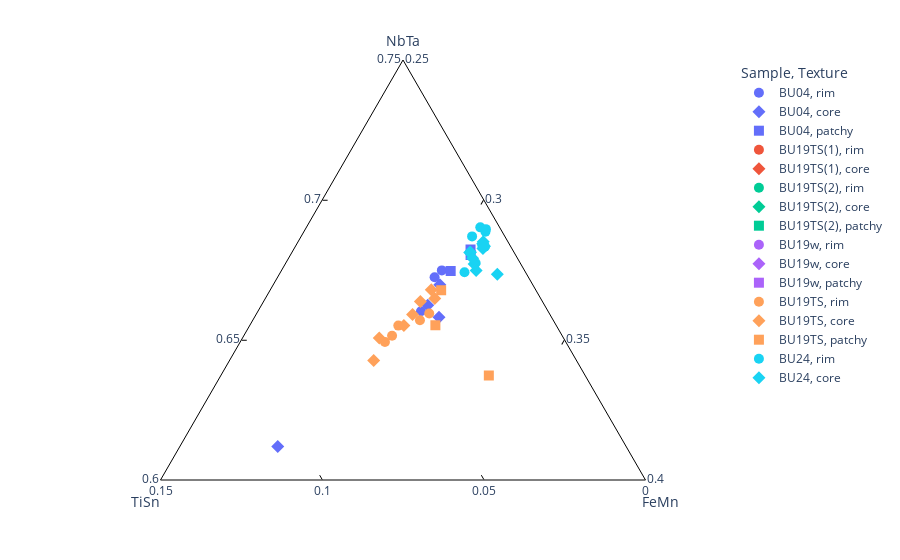

The code cell stored with this chart in its notebook:
### Code cell
# --- ternary plot of normalized subset

fig2 = px.scatter_ternary(df_subset_normalized, a=A, b=B, c=C,
                          color="Sample",hover_data=['Comment'],symbol="Texture")#,range_color=[1,5],color_continuous_scale='Inferno'))

fig2.update_traces(marker=dict(size=10),
                  selector=dict(mode='markers'))

fig2.update_ternaries(bgcolor="white")

fig2.update_ternaries(aaxis_linecolor='black',aaxis_tickcolor='black',aaxis_ticks='inside',aaxis_showgrid=False,
                      baxis_linecolor='black',baxis_tickcolor='black',baxis_ticks='inside',baxis_showgrid=False,
                      caxis_linecolor='black',caxis_tickcolor='black',caxis_ticks='inside',caxis_showgrid=False)

# fig2.update_ternaries(aaxis_min=0,baxis_min=0.7,caxis_min=0)
fig2.update_ternaries(aaxis_min=0.6,baxis_min=0,caxis_min=0.25)

fig2.write_image("CGM_ternary_NbTa-TiSn-FeMn.pdf")
fig2.show()

### Figure 1 — Plotly figure (JSON) as saved in the notebook; plotly's stock layout.template omitted (floating-point values rounded to 4 significant figures)
{"data": [{"a": [15.49, 67.49, 67.24, 66.03, 28.82], "b": [74.34, 2.555, 2.903, 3.931, 55.66], "c": [10.17, 29.96, 29.86, 30.04, 15.52], "customdata": [["BU04-Rut2.2"], ["BU04-Ore1.3 "], ["BU04-Ore1.4 "], ["BU04-Ore1.9 "], ["BU04-Ore2_coltan1 "]], "hovertemplate": "Sample=BU04<br>Texture=rim<br>NbTa=%{a}<br>TiSn=%{b}<br>FeMn=%{c}<br>Comment=%{customdata[0]}<extra></extra>", "legendgroup": "BU04, rim", "marker": {"color": "#636efa", "size": 10, "symbol": "circle"}, "mode": "markers", "name": "BU04, rim", "showlegend": true, "subplot": "ternary", "type": "scatterternary"}, {"a": [13.28, 66.98, 65.81, 66.24, 61.2], "b": [78.37, 2.875, 3.479, 3.613, 10.78], "c": [8.347, 30.15, 30.71, 30.15, 28.03], "customdata": [["BU04-Rut2.3"], ["BU04-Ore1.5 "], ["BU04-Ore1.6 "], ["BU04-Ore1.7 "], ["BU04-Ore2_coltan2 "]], "hovertemplate": "Sample=BU04<br>Texture=core<br>NbTa=%{a}<br>TiSn=%{b}<br>FeMn=%{c}<br>Comment=%{customdata[0]}<extra></extra>", "legendgroup": "BU04, core", "marker": {"color": "#636efa", "size": 10, "symbol": "diamond"}, "mode": "markers", "name": "BU04, core", "showlegend": true, "subplot": "ternary", "type": "scatterternary"}, {"a": [68.04, 67.47, 68.23], "b": [1.391, 2.292, 1.294], "c": [30.57, 30.24, 30.47], "customdata": [["BU04-Ore1.2 "], ["BU04-Ore1.8 "], ["BU04-Ore1.10 "]], "hovertemplate": "Sample=BU04<br>Texture=patchy<br>NbTa=%{a}<br>TiSn=%{b}<br>FeMn=%{c}<br>Comment=%{customdata[0]}<extra></extra>", "legendgroup": "BU04, patchy", "marker": {"color": "#636efa", "size": 10, "symbol": "square"}, "mode": "markers", "name": "BU04, patchy", "showlegend": true, "subplot": "ternary", "type": "scatterternary"}, {"a": [3.068], "b": [93.95], "c": [2.983], "customdata": [["BU19TS(1)-Rut2.2"]], "hovertemplate": "Sample=BU19TS(1)<br>Texture=rim<br>NbTa=%{a}<br>TiSn=%{b}<br>FeMn=%{c}<br>Comment=%{customdata[0]}<extra></extra>", "legendgroup": "BU19TS(1), rim", "marker": {"color": "#EF553B", "size": 10, "symbol": "circle"}, "mode": "markers", "name": "BU19TS(1), rim", "showlegend": true, "subplot": "ternary", "type": "scatterternary"}, {"a": [6.746, 6.298, 3.762], "b": [88.37, 88.85, 92.78], "c": [4.882, 4.853, 3.462], "customdata": [["BU19TS(1)-rutile1.3"], ["BU19TS(1)-rutile1.4"], ["BU19TS(1)-Rut2.1"]], "hovertemplate": "Sample=BU19TS(1)<br>Texture=core<br>NbTa=%{a}<br>TiSn=%{b}<br>FeMn=%{c}<br>Comment=%{customdata[0]}<extra></extra>", "legendgroup": "BU19TS(1), core", "marker": {"color": "#EF553B", "size": 10, "symbol": "diamond"}, "mode": "markers", "name": "BU19TS(1), core", "showlegend": true, "subplot": "ternary", "type": "scatterternary"}, {"a": [10.91, 9.59, 14.77, 10.36, 11.05, 9.751, 7.006], "b": [81.15, 84.05, 75.56, 81.56, 82.77, 84.81, 87.82], "c": [7.94, 6.359, 9.67, 8.081, 6.188, 5.444, 5.169], "customdata": [["BU19TS(2)-ore1.3"], ["BU19TS(2)-ore1.5"], ["BU19TS(2)-ore2.1"], ["BU19TS(2)-ore2.5"], ["BU19TS(2)-ore3a.3"], ["BU19TS(2)-ore3b.2"], ["BU19TS(2)-ore3d.1"]], "hovertemplate": "Sample=BU19TS(2)<br>Texture=rim<br>NbTa=%{a}<br>TiSn=%{b}<br>FeMn=%{c}<br>Comment=%{customdata[0]}<extra></extra>", "legendgroup": "BU19TS(2), rim", "marker": {"color": "#00cc96", "size": 10, "symbol": "circle"}, "mode": "markers", "name": "BU19TS(2), rim", "showlegend": true, "subplot": "ternary", "type": "scatterternary"}, {"a": [8.387, 8.178, 8.136, 11.97, 10.6, 8.591, 9.726, 10.39, 12.46, 8.953, 12.4, 9.056, 11.67, 9.0], "b": [85.52, 86.07, 86.96, 81.11, 83.22, 84.87, 84.84, 83.67, 80.25, 85.93, 80.78, 85.38, 79.95, 85.02], "c": [6.089, 5.748, 4.9, 6.921, 6.185, 6.538, 5.433, 5.945, 7.286, 5.118, 6.824, 5.569, 8.377, 5.983], "customdata": [["BU19TS(2)-ore1.2"], ["BU19TS(2)-ore1.4"], ["BU19TS(2)-ore2.2"], ["BU19TS(2)-ore2.3"], ["BU19TS(2)-ore3a.1"], ["BU19TS(2)-ore3a.2"], ["BU19TS(2)-ore3b.1"], ["BU19TS(2)-ore3c.1"], ["BU19TS(2)-ore3c.2"], ["BU19TS(2)-ore3d.2"], ["BU19TS(2)-ore3d.3"], ["BU19TS(2)-Ore4.1"], ["BU19TS(2)-Ore4.2"], ["BU19TS(2)-Ore4.4"]], "hovertemplate": "Sample=BU19TS(2)<br>Texture=core<br>NbTa=%{a}<br>TiSn=%{b}<br>FeMn=%{c}<br>Comment=%{customdata[0]}<extra></extra>", "legendgroup": "BU19TS(2), core", "marker": {"color": "#00cc96", "size": 10, "symbol": "diamond"}, "mode": "markers", "name": "BU19TS(2), core", "showlegend": true, "subplot": "ternary", "type": "scatterternary"}, {"a": [10.04, 9.014, 10.36, 10.1], "b": [81.95, 84.45, 81.71, 83.54], "c": [8.011, 6.535, 7.934, 6.359], "customdata": [["BU19TS(2)-ore1.1"], ["BU19TS(2)-ore1.6"], ["BU19TS(2)-ore2.4"], ["BU19TS(2)-Ore4.3"]], "hovertemplate": "Sample=BU19TS(2)<br>Texture=patchy<br>NbTa=%{a}<br>TiSn=%{b}<br>FeMn=%{c}<br>Comment=%{customdata[0]}<extra></extra>", "legendgroup": "BU19TS(2), patchy", "marker": {"color": "#00cc96", "size": 10, "symbol": "square"}, "mode": "markers", "name": "BU19TS(2), patchy", "showlegend": true, "subplot": "ternary", "type": "scatterternary"}, {"a": [8.663, 8.427, 10.52, 9.28, 5.817, 8.798], "b": [85.52, 85.65, 81.85, 83.62, 89.9, 85.35], "c": [5.821, 5.927, 7.635, 7.096, 4.278, 5.849], "customdata": [["BU19w-Rut2.5 "], ["BU19w-Rut2.8 "], ["BU19w-Rut3.2 "], ["BU19w-Rut3.4 "], ["BU19w-Rut4.1 "], ["BU19w-Area7_ore.3 "]], "hovertemplate": "Sample=BU19w<br>Texture=rim<br>NbTa=%{a}<br>TiSn=%{b}<br>FeMn=%{c}<br>Comment=%{customdata[0]}<extra></extra>", "legendgroup": "BU19w, rim", "marker": {"color": "#ab63fa", "size": 10, "symbol": "circle"}, "mode": "markers", "name": "BU19w, rim", "showlegend": true, "subplot": "ternary", "type": "scatterternary"}, {"a": [4.372, 9.01, 3.942, 6.731, 5.016, 2.942, 4.359, 3.345, 3.59, 7.697], "b": [92.61, 84.84, 93.91, 88.63, 91.35, 95.26, 92.33, 94.11, 93.8, 87.36], "c": [3.017, 6.147, 2.151, 4.642, 3.632, 1.799, 3.312, 2.549, 2.611, 4.948], "customdata": [["BU19w-Rut2.1"], ["BU19w-Rut2.2"], ["BU19w-Rut2.4 "], ["BU19w-Rut2.6 "], ["BU19w-Rut2.7 "], ["BU19w-Rut2b.2 "], ["BU19w-Rut2b.4 "], ["BU19w-Rut2b.5 "], ["BU19w-Rut4.2 "], ["BU19w-Area7_ore.2 "]], "hovertemplate": "Sample=BU19w<br>Texture=core<br>NbTa=%{a}<br>TiSn=%{b}<br>FeMn=%{c}<br>Comment=%{customdata[0]}<extra></extra>", "legendgroup": "BU19w, core", "marker": {"color": "#ab63fa", "size": 10, "symbol": "diamond"}, "mode": "markers", "name": "BU19w, core", "showlegend": true, "subplot": "ternary", "type": "scatterternary"}, {"a": [8.876], "b": [85.29], "c": [5.832], "customdata": [["BU19w-Rut4.3 "]], "hovertemplate": "Sample=BU19w<br>Texture=patchy<br>NbTa=%{a}<br>TiSn=%{b}<br>FeMn=%{c}<br>Comment=%{customdata[0]}<extra></extra>", "legendgroup": "BU19w, patchy", "marker": {"color": "#ab63fa", "size": 10, "symbol": "square"}, "mode": "markers", "name": "BU19w, patchy", "showlegend": true, "subplot": "ternary", "type": "scatterternary"}, {"a": [65.51, 65.15, 64.93, 65.7, 65.95], "b": [4.888, 5.262, 5.593, 4.124, 3.715], "c": [29.6, 29.59, 29.48, 30.17, 30.34], "customdata": [["BU19TS-coltan1.1 "], ["BU19TS-coltan1.5 "], ["BU19TS-coltan1.6 "], ["BU19TS-coltan2.6 "], ["BU19TS-coltan3.1 "]], "hovertemplate": "Sample=BU19TS<br>Texture=rim<br>NbTa=%{a}<br>TiSn=%{b}<br>FeMn=%{c}<br>Comment=%{customdata[0]}<extra></extra>", "legendgroup": "BU19TS, rim", "marker": {"color": "#FFA15A", "size": 10, "symbol": "circle"}, "mode": "markers", "name": "BU19TS, rim", "showlegend": true, "subplot": "ternary", "type": "scatterternary"}, {"a": [66.38, 65.91, 65.07, 66.48, 66.8, 64.27, 65.52], "b": [3.774, 4.25, 5.698, 3.277, 3.227, 6.27, 4.713], "c": [29.85, 29.84, 29.23, 30.24, 29.98, 29.46, 29.77], "customdata": [["BU19TS-coltan1.2 "], ["BU19TS-coltan1.4 "], ["BU19TS-coltan1.7 "], ["BU19TS-coltan2.2 "], ["BU19TS-coltan2.3 "], ["BU19TS-coltan3.2 "], ["BU19TS-coltan3.3 "]], "hovertemplate": "Sample=BU19TS<br>Texture=core<br>NbTa=%{a}<br>TiSn=%{b}<br>FeMn=%{c}<br>Comment=%{customdata[0]}<extra></extra>", "legendgroup": "BU19TS, core", "marker": {"color": "#FFA15A", "size": 10, "symbol": "diamond"}, "mode": "markers", "name": "BU19TS, core", "showlegend": true, "subplot": "ternary", "type": "scatterternary"}, {"a": [65.53, 63.73, 66.77], "b": [3.734, 2.978, 2.934], "c": [30.74, 33.29, 30.29], "customdata": [["BU19TS-coltan1.3 "], ["BU19TS-coltan2.4 "], ["BU19TS-coltan2.5 "]], "hovertemplate": "Sample=BU19TS<br>Texture=patchy<br>NbTa=%{a}<br>TiSn=%{b}<br>FeMn=%{c}<br>Comment=%{customdata[0]}<extra></extra>", "legendgroup": "BU19TS, patchy", "marker": {"color": "#FFA15A", "size": 10, "symbol": "square"}, "mode": "markers", "name": "BU19TS, patchy", "showlegend": true, "subplot": "ternary", "type": "scatterternary"}, {"a": [68.33, 67.75, 68.37, 67.42, 68.7, 69.02, 68.96, 68.87], "b": [0.8029, 1.38, 0.8613, 1.889, 1.013, 0.5979, 0.4566, 0.5158], "c": [30.87, 30.87, 30.77, 30.69, 30.29, 30.38, 30.58, 30.62], "customdata": [["BU24-coltan1.1 "], ["BU24-coltan2.1 "], ["BU24-coltan3.2 "], ["BU24-coltan3.3 "], ["BU24-coltan3.6 "], ["BU24-Ore4.1"], ["BU24-Ore4.4"], ["BU24-Ore4.6"]], "hovertemplate": "Sample=BU24<br>Texture=rim<br>NbTa=%{a}<br>TiSn=%{b}<br>FeMn=%{c}<br>Comment=%{customdata[0]}<extra></extra>", "legendgroup": "BU24, rim", "marker": {"color": "#19d3f3", "size": 10, "symbol": "circle"}, "mode": "markers", "name": "BU24, rim", "showlegend": true, "subplot": "ternary", "type": "scatterternary"}, {"a": [68.51, 68.12, 68.13, 67.35, 68.35, 68.44, 67.71, 68.27, 67.92, 67.48], "b": [0.7634, 1.377, 1.345, 0.9082, 0.8066, 0.8149, 1.443, 0.8932, 1.388, 1.496], "c": [30.73, 30.5, 30.52, 31.74, 30.85, 30.75, 30.84, 30.84, 30.69, 31.02], "customdata": [["BU24-coltan1.2 "], ["BU24-coltan2.2 "], ["BU24-coltan2.3 "], ["BU24-coltan3.1 "], ["BU24-coltan3.4 "], ["BU24-coltan3.5 "], ["BU24-Ore4.2"], ["BU24-Ore4.3"], ["BU24-Ore4.5"], ["BU24-Ore4.7"]], "hovertemplate": "Sample=BU24<br>Texture=core<br>NbTa=%{a}<br>TiSn=%{b}<br>FeMn=%{c}<br>Comment=%{customdata[0]}<extra></extra>", "legendgroup": "BU24, core", "marker": {"color": "#19d3f3", "size": 10, "symbol": "diamond"}, "mode": "markers", "name": "BU24, core", "showlegend": true, "subplot": "ternary", "type": "scatterternary"}], "layout": {"legend": {"title": {"text": "Sample, Texture"}, "tracegroupgap": 0}, "margin": {"t": 60}, "ternary": {"aaxis": {"linecolor": "black", "min": 0.6, "showgrid": false, "tickcolor": "black", "ticks": "inside", "title": {"text": "NbTa"}}, "baxis": {"linecolor": "black", "min": 0, "showgrid": false, "tickcolor": "black", "ticks": "inside", "title": {"text": "TiSn"}}, "bgcolor": "white", "caxis": {"linecolor": "black", "min": 0.25, "showgrid": false, "tickcolor": "black", "ticks": "inside", "title": {"text": "FeMn"}}, "domain": {"x": [0, 1], "y": [0, 1]}}}}
